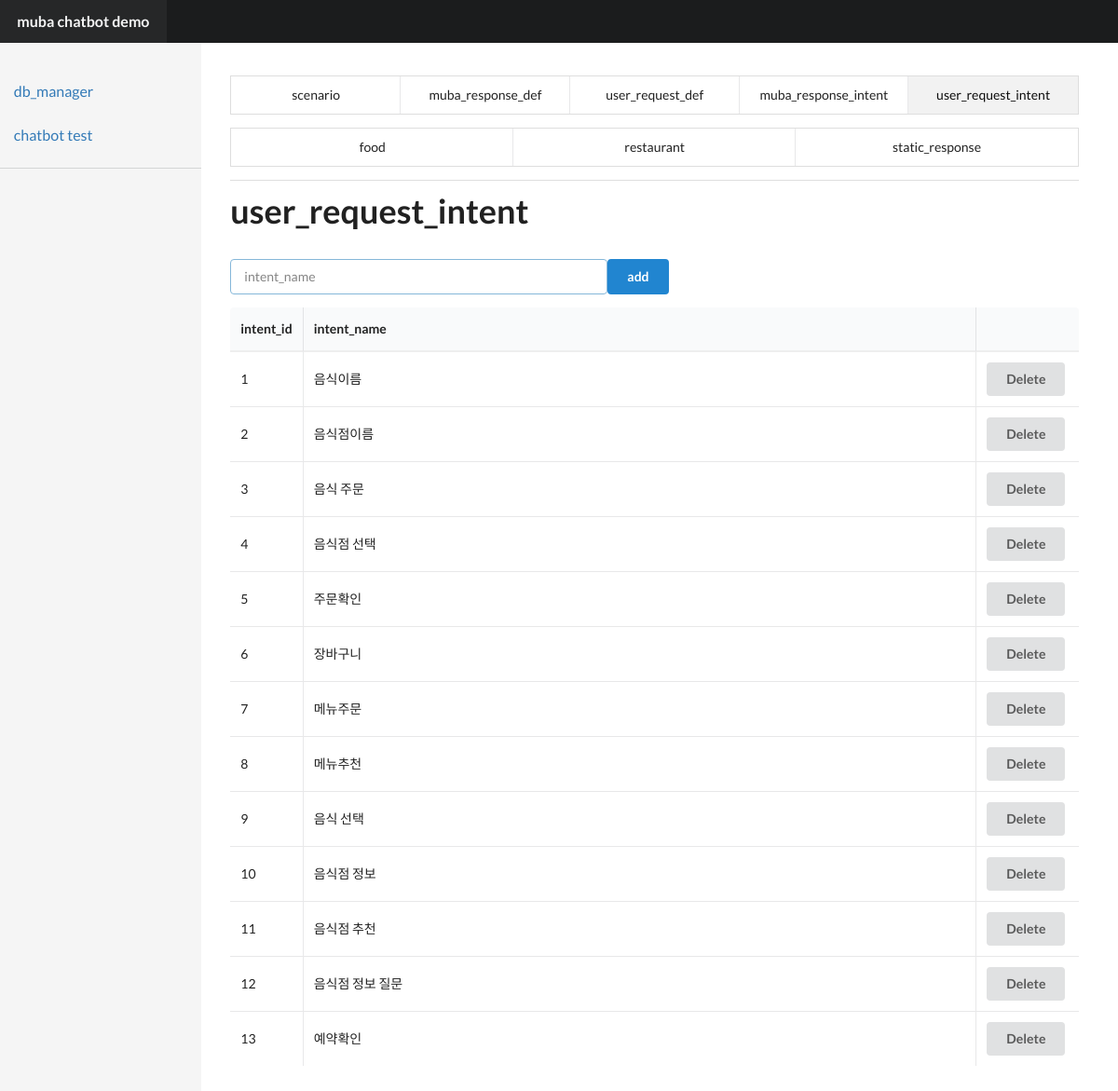
The page /chatbot/db_manage?table=user_request_intent on the database its author committed.
### tables this page shows
CREATE TABLE `user_request_intent` (
	`user_request_intent_id`	INTEGER PRIMARY KEY AUTOINCREMENT,
	`intent_name`	TEXT
);

### app.py (the view, shortened to what this page needs)
@app.route('/chatbot/db_manage')
def db_manage():
    try:
        tables = ['scenario', 'muba_response_def', 'user_request_def', 'muba_response_intent','user_request_intent']
        tables+=['food','restaurant','static_response']
        cur_table = request.args.get('table', default='scenario', type=str)
        intent_list=[]
        if cur_table=='muba_response_intent':
            response_intents=query_db('select * from muba_response_intent')
            table_info=response_intents
            response = render_template('manage.html', table_info=table_info, tables=tables, cur_table=cur_table)
            return response
        elif cur_table=='user_request_intent':
            response_intents=query_db('select * from user_request_intent')
            table_info=response_intents
            response = render_template('manage.html', table_info=table_info, tables=tables, cur_table=cur_table)
            return response
        elif cur_table=='food':
            food_info=query_db('select * from food')
            table_info = food_info
            response = render_template('manage.html', table_info=table_info, tables=tables, cur_table=cur_table)
            return response
        elif cur_table=='static_response':
            info = query_db('select * from static_response')
            table_info=info
            response = render_template('manage.html', table_info=table_info, tables=tables, cur_table=cur_table)
            return response
        elif cur_table=='restaurant':
            page = request.args.get('page', default=1, type=int)
            rest_info=query_db('select * from restaurant LIMIT ? OFFSET ?;',[50,50*(page-1)])
            table_info = rest_info
            response = render_template('manage.html', table_info=table_info, tables=tables, cur_table=cur_table,page=page)
            return response
    except Exception as ex:
        print(ex)
        return 'error'

### app.py (called while the page is built)
def get_db():
    top = _app_ctx_stack.top
    if not hasattr(top, 'sqlite_db'):
        top.sqlite_db = sqlite3.connect(DATABASE)
    return top.sqlite_db

@app.teardown_appcontext
def close_connection(exception):
    top = _app_ctx_stack.top
    if hasattr(top, 'sqlite_db'):
        top.sqlite_db.close()

def query_db(query, args=(), one=False):
    cur = get_db().execute(query, args)
    rv = cur.fetchall()
    cur.close()
    return (rv[0] if rv else None) if one else rv

### templates/manage.html (shortened to what this page needs)
<!DOCTYPE html>
<html>
{% extends 'layout.html' %}
{% block title %}
    <div class="ui five item menu">
        {% for table in tables[:5] %}
            {% if table==cur_table %}<a class="active item">{{ table }}</a>
            {% else %}  <a class="item" href="?table={{ table }}">{{ table }}{% endif %}</a>
        {% endfor %}
    </div>
    <div class="ui three item menu">
    {% for table in tables[5:] %}
            {% if table==cur_table %}<a class="active item">{{ table }}</a>
            {% else %}  <a class="item" href="?table={{ table }}">{{ table }}{% endif %}</a>
        {% endfor %}
    </div>
{% endblock %}
{% block content %}
    <div class="row">
        <h1 class="ui huge header">{{ cur_table }}</h1>
    </div>
    <div class="row">
        <table class="ui celled table">
            {% if cur_table=='muba_response_def' %}
                <form class="form-inline" action="/chatbot/db_manage/item_add" method="post">
                <input type="hidden" name="cur_table" value="{{ cur_table }}">
                <select name="intent_id" class="form-control ui search dropdown">
                    {% for rd in intent_list %}
                        <option value={{ rd[0] }}>{{ rd[1] }}</option>
                    {% endfor %}
                </select>
                <div class="ui input focus">
                    <input type="text" size=50 placeholder="sentence" name="sentence" value="">
                </div>
                <button type="submit" class="ui primary button">
                    add
                </button>
                </form>
                <thead>
                <tr>
                    <th class="collapsing">intent_id</th>
                    <th class="collapsing">sentence_intent</th>
                    <th>sentence</th>
                </tr>
                </thead>
                <tbody>
                {% for rd in table_info %}
                    <tr>
                        <td data-label="muba_response_intent_id">{{ rd[1] }}</td>
                        <td data-label="intent_name">{{ rd[3] }}({{ rd[4] }})</td>
                        <td data-label="sentence">{{ rd[2] }}<button onclick='location="/chatbot/db_manage/item_delete?table={{ cur_table }}&id={{ rd[0] }}"' style="float:right" class="ui button">Delete</button></td>
                    </tr>
                {% endfor %}
                </tbody>
                {% elif cur_table=='user_request_intent' %}
                <form class="form-inline" action="/chatbot/db_manage/item_add" method="post">
                <div class="ui input focus">
                    <input type="text" size=50 placeholder="intent_name" name="intent_name" value="">
                </div>
                <button type="submit" class="ui primary button">
                    add
                </button>
                </form>
                <thead>
                <tr>
                    <th class="collapsing">intent_id</th>
                    <th>intent_name</th>
                    <th class="collapsing"></th>
                </tr>
                </thead>
                <tbody>
                {% for rd in table_info %}
                    <tr>
                        <td data-label="user_request_intent_id">{{ rd[0] }}</td>
                        <td data-label="intent_name">{{ rd[1] }}</td>
                        <td><button onclick='location="/chatbot/db_manage/item_delete?table={{ cur_table }}&id={{ rd[0] }}"' style="float:right" class="ui button">Delete</button></td>
                    </tr>
                {% endfor %}
                </tbody>
            {% endif %}
        </table>
    </div>
{% endblock %}

### static/stylesheets/default.css (style rules this page uses)
body { -webkit-font-smoothing: antialiased; -moz-osx-font-smoothing: grayscale; text-rendering: optimizeLegibility; }
.ui.menu { border-radius: 0; box-shadow: none; margin-bottom: 0; -moz-font-feature-settings: "smcp" 0, "onum" 0; -ms-font-feature-settings: "smcp" 0, "onum" 0; -o-font-feature-settings: "smcp" 0, "onum" 0; -webkit-font-feature-settings: "smcp" 0, "onum" 0; font-feature-settings: "smcp" 0, "onum" 0; }

### templates/layout.html (style rules this page uses)
body { display: relative; }
#content h1 { font-size: 36px; }
#content table.ui.table { border: none; }
#content table.ui.table thead th { border-bottom: 2px solid #eee !important; }

### rows shown on the page
user_request_intent: user_request_intent_id "1", intent_name "음식이름"
user_request_intent: user_request_intent_id "2", intent_name "음식점이름"
user_request_intent: user_request_intent_id "3", intent_name "음식 주문"
user_request_intent: user_request_intent_id "4", intent_name "음식점 선택"
user_request_intent: user_request_intent_id "5", intent_name "주문확인"
user_request_intent: user_request_intent_id "6", intent_name "장바구니"
user_request_intent: user_request_intent_id "7", intent_name "메뉴주문"
user_request_intent: user_request_intent_id "8", intent_name "메뉴추천"
user_request_intent: user_request_intent_id "9", intent_name "음식 선택"
user_request_intent: user_request_intent_id "10", intent_name "음식점 정보"
user_request_intent: user_request_intent_id "11", intent_name "음식점 추천"
user_request_intent: user_request_intent_id "12", intent_name "음식점 정보 질문"
user_request_intent: user_request_intent_id "13", intent_name "예약확인"

### other values the page prints
{{ text }} "db_manager chatbot test"
{{ table }} "scenario" "muba_response_def" "user_request_def" "muba_response_intent"
{{ table }} "user_request_intent"
{{ table }} "food" "restaurant" "static_response"
{{ cur_table }} "user_request_intent"
